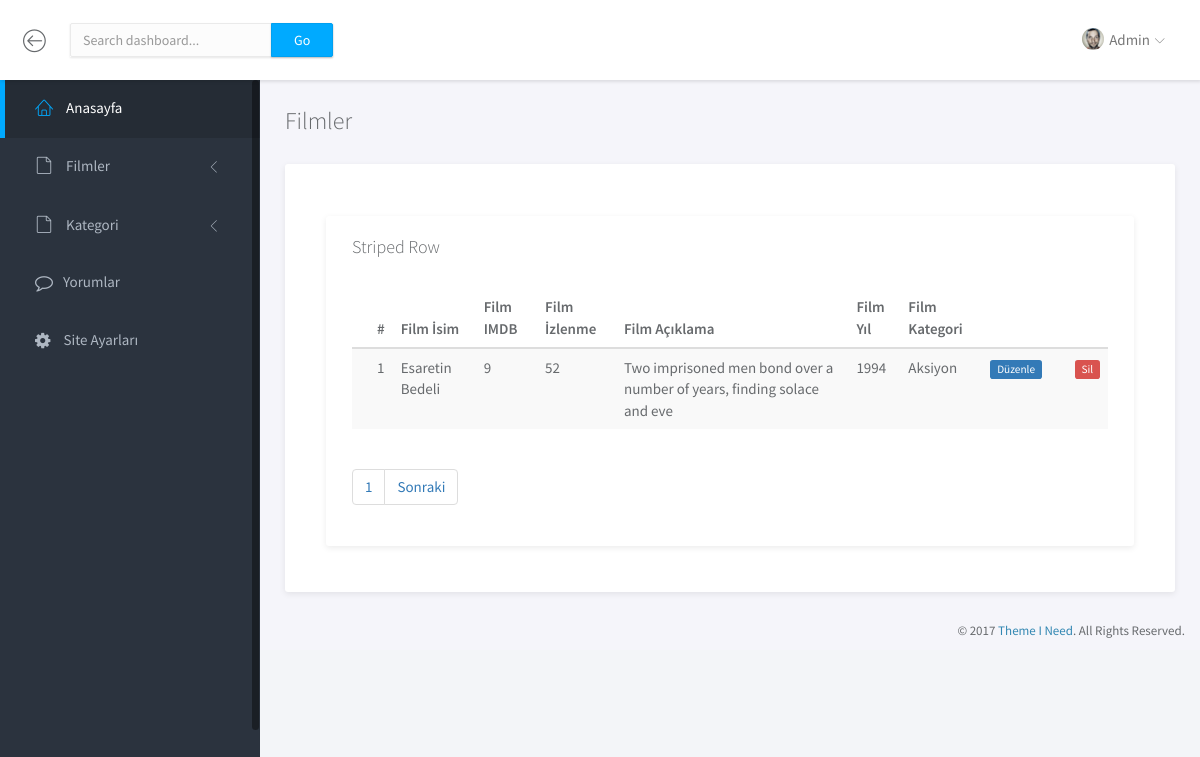
Page /admin/filmler.php (signed in) on the committed database.
### tables this page shows
CREATE TABLE `film_icerik` (
  `film_id` int(5) NOT NULL,
  `film_isim` varchar(200) NOT NULL,
  `film_imdb` int(2) NOT NULL,
  `film_puan` int(2) NOT NULL,
  `film_izlenme` int(11) NOT NULL,
  `film_aciklama` varchar(1000) NOT NULL,
  `film_resim` varchar(300) NOT NULL,
  `film_yil` int(4) NOT NULL,
  `film_oyuncu` varchar(200) NOT NULL,
  `film_yazar` varchar(200) NOT NULL,
  `film_yonetmen` varchar(200) NOT NULL,
  `film_kategori` varchar(200) NOT NULL,
  `film_seo_link` varchar(200) NOT NULL,
  `film_fragman` varchar(1000) NOT NULL,
  `film_link` varchar(1000) NOT NULL,
  `film_link1` varchar(1000) NOT NULL,
  `film_link2` varchar(1000) NOT NULL,
  `film_link3` varchar(1000) NOT NULL,
  `film_link4` varchar(1000) NOT NULL,
  `film_link5` varchar(1000) NOT NULL,
  `film_link6` varchar(1000) NOT NULL,
  `film_link7` varchar(1000) NOT NULL,
  `film_link8` varchar(1000) NOT NULL,
  `film_link9` varchar(1000) NOT NULL,
  `film_keywords` varchar(300) NOT NULL,
  `film_description` varchar(400) NOT NULL,
  `film_slider` enum('0','1') NOT NULL DEFAULT '0'
);

### admin/filmler.php (the view, shortened to what this page needs)
<?php
	include 'header.php';
	$Sayfa   = @intval($_GET['sayfa']); if(!$Sayfa) $Sayfa = 1;
	$Limit	= 10;
	$Goster   = $Sayfa * $Limit - $Limit;
	$yazisor=$db->prepare("SELECT * FROM film_icerik order by film_id DESC LIMIT $Goster,$Limit");
	$yazisor->execute();
	$satir_sayisi = $db->query("SELECT * FROM film_icerik WHERE 1")->rowCount();
 ?>
		<div class="main">
			<div class="main-content">
				<div class="container-fluid">
					<h3 class="page-title">Filmler</h3>
					<div class="row">
						<div class="col-md-12">
							<div class="panel">
								<div class="panel-heading">
								</div>
								<div class="panel-body">
									<div class="col-md-12">
							<div class="panel">
								<div class="panel-heading">
									<h3 class="panel-title">Striped Row</h3>
								</div>
								<div class="panel-body">
									<table class="table table-striped">
										<thead>
											<tr>
												<th>#</th>
												<th>Film İsim</th>
												<th>Film IMDB</th>
												<th>Film İzlenme</th>
												<th>Film Açıklama</th>
												<th>Film Yıl</th>
												<th>Film Kategori</th>
												<th></th>
												<th></th>
											</tr>
										</thead>
										<tbody>
											<?php
			                $say=0;
			                while($yazicek=$yazisor->fetch(PDO::FETCH_ASSOC)) { $say++?>
											<tr>
												<td><?php echo $say ?></td>
												<td><?php echo $yazicek['film_isim'] ?></td>
												<td><?php echo $yazicek['film_imdb'] ?></td>
												<td><?php echo $yazicek['film_izlenme'] ?></td>
												<td><?php echo substr($yazicek['film_aciklama'],0,70) ?></td>
												<td><?php echo $yazicek['film_yil'] ?></td>
												<td><?php echo $yazicek['film_kategori'] ?></td>
												<td><a href="filmduzenle.php?film_id=<?php echo $yazicek['film_id'] ?>"><span class="label label-primary">Düzenle</span></a></td>
												<td><a href="islem/islem.php?film_id=<?php echo $yazicek['film_id']; ?>&filmsil=ok"><span class="label label-danger">Sil</span></a></td>
											</tr>
											 <?php } ?>
										</tbody>
									</table>
									<?php
							      $a = ceil($satir_sayisi/10);
							        echo '<ul class="pagination justify-content-center">';
							        ?>
							      <?php
							        for($b = 1 ; $b <= $a ; $b++){
							          echo '<li class="page-item"><a class="page-link" href="filmler.php?sayfa='. $b . ' ">'. $b . '</a></li>';
							        }
							        ?>
							        <li class="page-item"><a class="page-link" href="filmler.php?sayfa=<?=$Sayfa + 1?>">Sonraki</a></li>
							        <?php
							        echo '</ul>';
							       ?>
								</div>
							</div>
						</div>
						</div>
					</div>
				</div>
			</div>
		</div>
		<footer>
			<div class="container-fluid">
				<p class="copyright">&copy; 2017 <a href="https://www.themeineed.com" target="_blank">Theme I Need</a>. All Rights Reserved.</p>
			</div>
		</footer>
	</div>
</body>
</html>

### admin/assets/css/main.css (style rules this page uses)
html { position: relative; min-height: 100%; }
body { background-color: #F3F5F8; font-family: "Source Sans Pro", sans-serif; font-size: 15px; color: #676a6d; }
a { color: #3287B2; }
th { font-weight: 600; }
.page-title { margin-top: 0; margin-bottom: 30px; font-weight: 300; }
footer { position: absolute; bottom: 0; right: 0; padding-top: 15px; padding-bottom: 10px; }
.copyright { margin-bottom: 0; text-align: right; font-size: 13px; }
#wrapper .main { -webkit-transition: all 0.3s ease-in-out; -moz-transition: all 0.3s ease-in-out; -ms-transition: all 0.3s ease-in-out; -o-transition: all 0.3s ease-in-out; transition: all 0.3s ease-in-out; width: calc(100% - 260px); left: 0; position: relative; float: right; background-color: #f5f5fa; }
#wrapper #sidebar-nav, #wrapper .main { padding-top: 80px; }
.main-content { padding: 28px 10px; }
.panel { -webkit-border-radius: 3px; -moz-border-radius: 3px; border-radius: 3px; -moz-box-shadow: 0 2px 6px rgba(0, 0, 0, 0.08); -webkit-box-shadow: 0 2px 6px rgba(0, 0, 0, 0.08); box-shadow: 0 2px 6px rgba(0, 0, 0, 0.08); background-color: #fff; margin-bottom: 30px; }
.panel .panel-heading, .panel .panel-body, .panel .panel-footer { padding-left: 25px; padding-right: 25px; }
.panel .panel-heading { padding-top: 20px; padding-bottom: 20px; position: relative; }
.panel .panel-heading .panel-title { margin: 0; font-size: 18px; font-weight: 300; }
.panel .panel-body { padding-top: 10px; padding-bottom: 15px; }
.panel .table > thead > tr > td:first-child, .panel .table > thead > tr > th:first-child, .panel .table > tbody > tr > td:first-child, .panel .table > tbody > tr > th:first-child, .panel .table > tfoot > tr > td:first-child, .panel .table > tfoot > tr > th:first-child { padding-left: 25px; }
.panel .table > thead > tr > td:last-child, .panel .table > thead > tr > th:last-child, .panel .table > tbody > tr > td:last-child, .panel .table > tbody > tr > th:last-child, .panel .table > tfoot > tr > td:last-child, .panel .table > tfoot > tr > th:last-child { padding-left: 25px; }
.label { font-weight: normal; }

### rows in the picture
film_icerik: film_isim "Esaretin Bedeli", film_imdb "9", film_izlenme "52", film_aciklama "Two imprisoned men bond over a number of years, finding solace and eve", film_yil "1994", film_kategori "Aksiyon"
